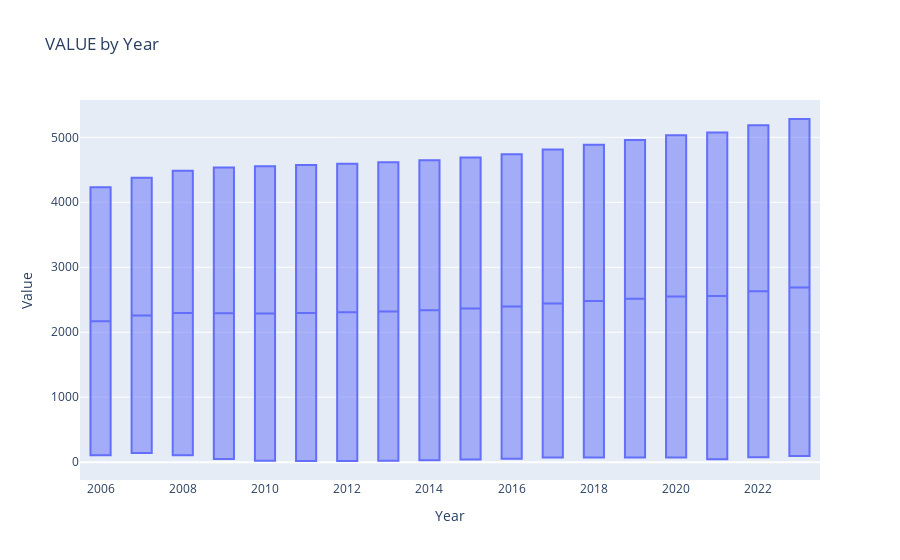

The notebook cell this image was saved under:
### Code cell
# Wanted to make the same chart but Interactive 

fig = px.box(df, x='Year', y='VALUE', title='VALUE by Year',
             labels={'VALUE': 'Value', 'Year': 'Year'})

fig.show()

# I got this idea example from https://plotly.com/python/plotly-express/

### Figure 1 — Plotly figure (JSON) as saved in the notebook; plotly's stock layout.template omitted (floating-point values rounded to 4 significant figures)
{"data": [{"alignmentgroup": "True", "hovertemplate": "Year=%{x}<br>Value=%{y}<extra></extra>", "legendgroup": "", "marker": {"color": "#636efa"}, "name": "", "notched": false, "offsetgroup": "", "orientation": "v", "showlegend": false, "type": "box", "x": [2006, 2006, 2007, 2007, 2008, 2008, 2009, 2009, 2010, 2010, 2011, 2011, 2012, 2012, 2013, 2013, 2014, 2014, 2015, 2015, 2016, 2016, 2017, 2017, 2018, 2018, 2019, 2019, 2020, 2020, 2021, 2021, 2022, 2022, 2023, 2023], "x0": " ", "xaxis": "x", "y": [106, 4233.0, 142.9, 4376.0, 109.2, 4485.0, 48.3, 4533.0, 21.4, 4555.0, 20.1, 4575.0, 18.8, 4594.0, 21, 4615.0, 30.8, 4645.0, 42.3, 4688.0, 51.8, 4740.0, 71.3, 4811.0, 74, 4885.0, 73.6, 4958.0, 71.4, 5030.0, 44.8, 5075.0, 77.8, 5184, 97.6, 5282.0], "y0": " ", "yaxis": "y"}], "layout": {"boxmode": "group", "legend": {"tracegroupgap": 0}, "title": {"text": "VALUE by Year"}, "xaxis": {"anchor": "y", "domain": [0, 1], "title": {"text": "Year"}}, "yaxis": {"anchor": "x", "domain": [0, 1], "title": {"text": "Value"}}}}
